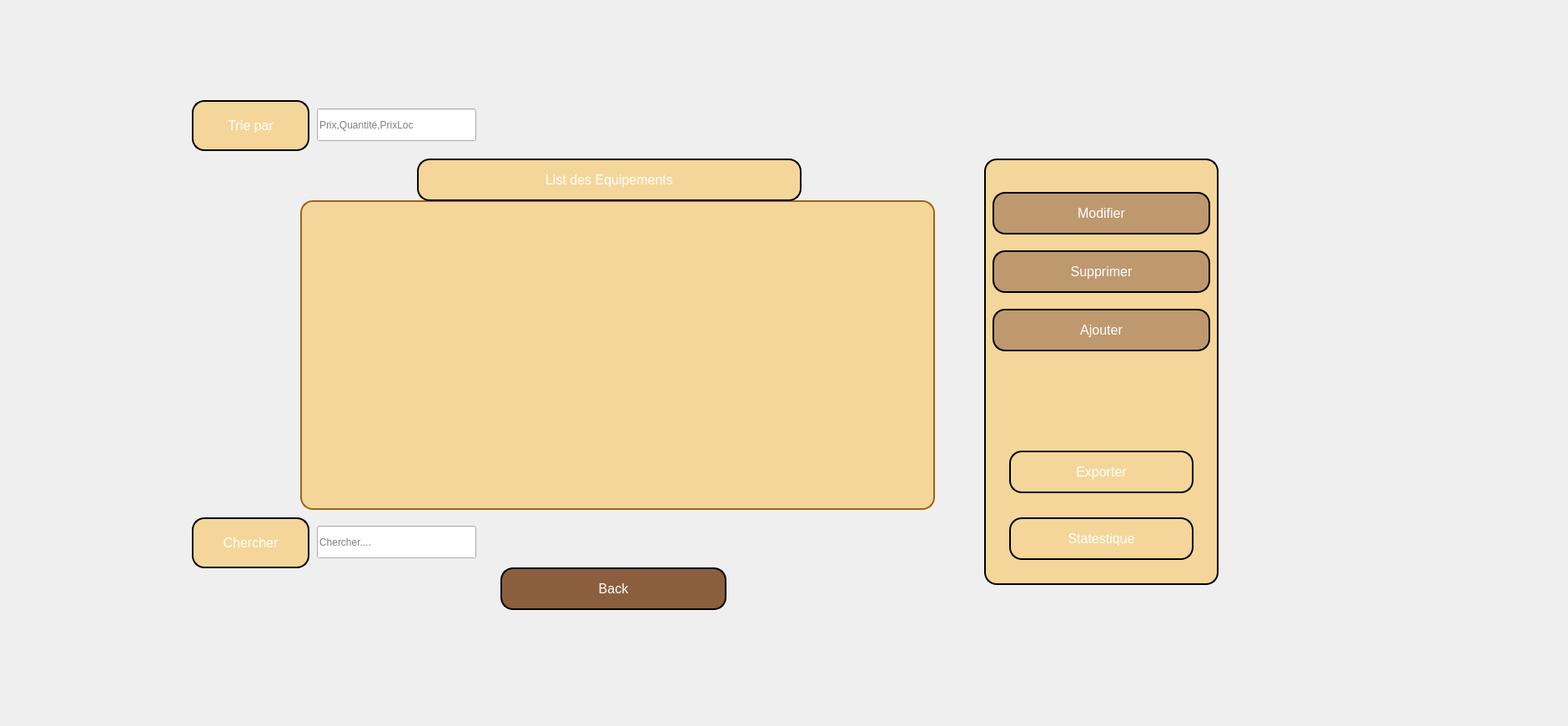
    <widget class="QWidget" name="liste_eq">
     <widget class="QPushButton" name="pushButton_20eq">
      <property name="geometry">
       <rect>
        <x>230</x>
        <y>120</y>
        <width>141</width>
        <height>61</height>
       </rect>
      </property>
      <property name="styleSheet">
       <string notr="true">QPushButton {
    font-size: 12pt; /* Larger font size */
    border: 2px solid #000000; /* Black border */
    border-radius: 15px; /* Rounded corners */
    padding: 12px 24px; /* Increased padding for better spacing */
    color: #ffffff; /* White text */
    background-color: #f4d69a; /* Gold background */
}

QPushButton:hover {
    background-color: #e0b75e; /* Lighter gold on hover */
}

QPushButton:pressed {
    background-color: #d0a04c; /* Slightly darker gold when pressed */
}
</string>
      </property>
      <property name="text">
       <string>Trie par</string>
      </property>
     </widget>
     <widget class="QPushButton" name="Supprimer_Buttoneq">
      <property name="geometry">
       <rect>
        <x>1190</x>
        <y>300</y>
        <width>261</width>
        <height>51</height>
       </rect>
      </property>
      <property name="styleSheet">
       <string notr="true">QPushButton {
    font-size: 12pt; /* Larger font size */
    border: 2px solid #000000; /* Black border */
    border-radius: 15px; /* Rounded corners */
    padding: 12px 24px; /* Increased padding for better spacing */
    color: #ffffff; /* White text */
    background-color: #be996f; /* Gold background */
}

QPushButton:hover {
    background-color: #8b5f3d; /* Darker gold on hover */
}

QPushButton:pressed {
    background-color: #9e4b0f; /* Darker gold when pressed */
}
</string>
      </property>
      <property name="text">
       <string>Supprimer</string>
      </property>
     </widget>
     <widget class="QLineEdit" name="trie">
      <property name="geometry">
       <rect>
        <x>380</x>
        <y>130</y>
        <width>191</width>
        <height>39</height>
       </rect>
      </property>
      <property name="styleSheet">
       <string notr="true">QLineEdit#cinLineEdit_2 {
    font-size: 12pt; /* Font size */
    padding: 8px 12px; /* Padding */
    border: 2px solid #000000; /* Black border */
    border-radius: 15px; /* Rounded corners */
}

QLineEdit#cinLineEdit_2:focus {
    border-color: #0078d7; /* Border color when focused */
}
</string>
      </property>
      <property name="text">
       <string/>
      </property>
      <property name="placeholderText">
       <string>Prix,Quantité,PrixLoc</string>
      </property>
     </widget>
     <widget class="QTableView" name="tableView_2">
      <property name="geometry">
       <rect>
        <x>360</x>
        <y>240</y>
        <width>761</width>
        <height>371</height>
       </rect>
      </property>
      <property name="styleSheet">
       <string notr="true">QTableView {
    background-color: #f4d69a; /* Light brown background color */
    border: 2px solid #996515; /* Dark brown border with 2px width */
    border-radius: 15px; /* Border radius of 15px for rounded corners */
}

QTableView::item {
    color: #3a3a3a; /* Dark gray text color */
    font-family: Arial, sans-serif; /* Font family */
    font-size: 14px; /* Font size */
}

QTableView::item:selected {
    background-color: #e0b86e; /* Lighter brown background color for selected items */
}

QTableView::item:focus {
    background-color: #996515; /* Dark brown background color for focused items */
}

QScrollBar:vertical {
    border: 1px solid #996515; /* Dark brown border for vertical scrollbar */
    background: #f4d69a; /* Light brown background color for vertical scrollbar */
    width: 20px; /* Width of the vertical scrollbar */
    margin: 0px 0px 0px 0px; /* Margin */
}

QScrollBar::handle:vertical {
    background: #996515; /* Dark brown handle color for vertical scrollbar */
    min-height: 20px; /* Minimum height of the handle */
    border-radius: 10px; /* Border radius of the handle */
}

QScrollBar::handle:vertical:hover {
    background: #6b472e; /* Darker brown handle color for vertical scrollbar on hover */
}

QScrollBar::add-line:vertical {
    border: 1px solid #996515; /* Dark brown border for vertical scrollbar add line */
    background: #f4d69a; /* Light brown background color for vertical scrollbar add line */
    height: 20px; /* Height of the add line */
    subcontrol-position: bottom; /* Position at the bottom */
    subcontrol-origin: margin; /* Origin from the margin */
}

QScrollBar::sub-line:vertical {
    border: 1px solid #996515; /* Dark brown border for vertical scrollbar sub line */
    background: #f4d69a; /* Light brown background color for vertical scrollbar sub line */
    height: 20px; /* Height of the sub line */
    subcontrol-position: top; /* Position at the top */
    subcontrol-origin: margin; /* Origin from the margin */
}

QScrollBar::up-arrow:vertical, QScrollBar::down-arrow:vertical {
    border: 1px solid #996515; /* Dark brown border for vertical scrollbar arrows */
    width: 10px; /* Width of the arrows */
    height: 10px; /* Height of the arrows */
    background: #f4d69a; /* Light brown background color for arrows */
}

QScrollBar::add-page:vertical, QScrollBar::sub-page:vertical {
    background: none; /* No background for page */
}</string>
      </property>
     </widget>
     <widget class="QPushButton" name="ModifierButtoneq">
      <property name="geometry">
       <rect>
        <x>1190</x>
        <y>230</y>
        <width>261</width>
        <height>51</height>
       </rect>
      </property>
      <property name="styleSheet">
       <string notr="true">QPushButton {
    font-size: 12pt; /* Larger font size */
    border: 2px solid #000000; /* Black border */
    border-radius: 15px; /* Rounded corners */
    padding: 12px 24px; /* Increased padding for better spacing */
    color: #ffffff; /* White text */
    background-color: #be996f; /* Gold background */
}

QPushButton:hover {
    background-color: #8b5f3d; /* Darker gold on hover */
}

QPushButton:pressed {
    background-color: #9e4b0f; /* Darker gold when pressed */
}
</string>
      </property>
      <property name="text">
       <string>Modifier</string>
      </property>
     </widget>
     <widget class="QPushButton" name="rechercherButtoneq">
      <property name="geometry">
       <rect>
        <x>230</x>
        <y>620</y>
        <width>141</width>
        <height>61</height>
       </rect>
      </property>
      <property name="styleSheet">
       <string notr="true">QPushButton {
    font-size: 12pt; /* Larger font size */
    border: 2px solid #000000; /* Black border */
    border-radius: 15px; /* Rounded corners */
    padding: 12px 24px; /* Increased padding for better spacing */
    color: #ffffff; /* White text */
    background-color: #f4d69a; /* Gold background */
}

QPushButton:hover {
    background-color: #e0b75e; /* Lighter gold on hover */
}

QPushButton:pressed {
    background-color: #d0a04c; /* Slightly darker gold when pressed */
}
</string>
      </property>
      <property name="text">
       <string>Chercher</string>
      </property>
     </widget>
     <widget class="QPushButton" name="AjoutButtoneq">
      <property name="geometry">
       <rect>
        <x>1190</x>
        <y>370</y>
        <width>261</width>
        <height>51</height>
       </rect>
      </property>
      <property name="styleSheet">
       <string notr="true">QPushButton {
    font-size: 12pt; /* Larger font size */
    border: 2px solid #000000; /* Black border */
    border-radius: 15px; /* Rounded corners */
    padding: 12px 24px; /* Increased padding for better spacing */
    color: #ffffff; /* White text */
    background-color: #be996f; /* Gold background */
}

QPushButton:hover {
    background-color: #8b5f3d; /* Darker gold on hover */
}

QPushButton:pressed {
    background-color: #9e4b0f; /* Darker gold when pressed */
}
</string>
      </property>
      <property name="text">
       <string>Ajouter</string>
      </property>
     </widget>
     <widget class="QPushButton" name="stateq">
      <property name="geometry">
       <rect>
        <x>1210</x>
        <y>620</y>
        <width>221</width>
        <height>51</height>
       </rect>
      </property>
      <property name="styleSheet">
       <string notr="true">QPushButton {
    font-size: 12pt; /* Larger font size */
    border: 2px solid #000000; /* Black border */
    border-radius: 15px; /* Rounded corners */
    padding: 12px 24px; /* Increased padding for better spacing */
    color: #ffffff; /* White text */
    background-color: #f4d69a; /* Gold background */
}


</string>
      </property>
      <property name="text">
       <string>Statestique</string>
      </property>
     </widget>
     <widget class="QPushButton" name="pushButton_19eq">
      <property name="geometry">
       <rect>
        <x>1210</x>
        <y>540</y>
        <width>221</width>
        <height>51</height>
       </rect>
      </property>
      <property name="styleSheet">
       <string notr="true">QPushButton {
    font-size: 12pt; /* Larger font size */
    border: 2px solid #000000; /* Black border */
    border-radius: 15px; /* Rounded corners */
    padding: 12px 24px; /* Increased padding for better spacing */
    color: #ffffff; /* White text */
    background-color: #f4d69a; /* Gold background */
}


</string>
      </property>
      <property name="text">
       <string>Exporter</string>
      </property>
     </widget>
     <widget class="QPushButton" name="Back_gestioneq">
      <property name="geometry">
       <rect>
        <x>600</x>
        <y>680</y>
        <width>271</width>
        <height>51</height>
       </rect>
      </property>
      <property name="styleSheet">
       <string notr="true">QPushButton {
    font-size: 12pt; /* Larger font size */
    border: 2px solid #000000; /* Black border */
    border-radius: 15px; /* Rounded corners */
    padding: 12px 24px; /* Increased padding for better spacing */
    color: #ffffff; /* White text */
    background-color: #8b5f3d; /* Gold background */
}

QPushButton:hover {
    background-color: #9e4b0f; /* Darker gold on hover */
}

QPushButton:pressed {
    background-color: #9e4b0f; /* Darker gold when pressed */
}
</string>
      </property>
      <property name="text">
       <string>Back</string>
      </property>
     </widget>
     <widget class="QLineEdit" name="recherche">
      <property name="geometry">
       <rect>
        <x>380</x>
        <y>630</y>
        <width>191</width>
        <height>39</height>
       </rect>
      </property>
      <property name="styleSheet">
       <string notr="true">QLineEdit#cinLineEdit {
    font-size: 12pt; /* Font size */
    padding: 8px 12px; /* Padding */
    border: 2px solid #000000; /* Black border */
    border-radius: 15px; /* Rounded corners */
}

QLineEdit#cinLineEdit:focus {
    border-color: #0078d7; /* Border color when focused */
}
</string>
      </property>
      <property name="text">
       <string/>
      </property>
      <property name="placeholderText">
       <string>Chercher....</string>
      </property>
     </widget>
     <widget class="QPushButton" name="pushButton_14">
      <property name="geometry">
       <rect>
        <x>1180</x>
        <y>190</y>
        <width>281</width>
        <height>511</height>
       </rect>
      </property>
      <property name="styleSheet">
       <string notr="true">QPushButton {
    font-size: 12pt; /* Larger font size */
    border: 2px solid #000000; /* Black border */
    border-radius: 15px; /* Rounded corners */
    padding: 12px 24px; /* Increased padding for better spacing */
    color: #ffffff; /* White text */
    background-color: #f4d69a; /* Gold background */
}

</string>
      </property>
      <property name="text">
       <string/>
      </property>
     </widget>
     <widget class="QPushButton" name="pushButtoneq">
      <property name="geometry">
       <rect>
        <x>500</x>
        <y>190</y>
        <width>461</width>
        <height>51</height>
       </rect>
      </property>
      <property name="styleSheet">
       <string notr="true">QPushButton {
    font-size: 12pt; /* Larger font size */
    border: 2px solid #000000; /* Black border */
    border-radius: 15px; /* Rounded corners */
    padding: 10px 20px; /* Padding */
    color: #ffffff; /* White text */
    background-color: #f4d69a; /* Gold background */
}

QPushButton:hover {
    background-color: #e0b75e; /* Lighter gold on hover */
}

QPushButton:pressed {
    background-color: #d0a04c; /* Slightly darker gold when pressed */
}
</string>
      </property>
      <property name="text">
       <string>List des Equipements</string>
      </property>
     </widget>
     <widget class="QLabel" name="label_99">
      <property name="geometry">
       <rect>
        <x>1500</x>
        <y>30</y>
        <width>291</width>
        <height>241</height>
       </rect>
      </property>
      <property name="text">
       <string/>
      </property>
      <property name="pixmap">
       <pixmap>../../Downloads/422871135_3753649611547138_2993912555110327539_n-removebg-preview.png</pixmap>
      </property>
      <property name="scaledContents">
       <bool>true</bool>
      </property>
     </widget>
     <widget class="QLabel" name="label_102">
      <property name="geometry">
       <rect>
        <x>150</x>
        <y>40</y>
        <width>1721</width>
        <height>821</height>
       </rect>
      </property>
      <property name="text">
       <string/>
      </property>
      <property name="pixmap">
       <pixmap>../../Downloads/fablab-1020x512.jpg</pixmap>
      </property>
      <property name="scaledContents">
       <bool>true</bool>
      </property>
     </widget>
     <zorder>label_102</zorder>
     <zorder>pushButton_14</zorder>
     <zorder>pushButton_20eq</zorder>
     <zorder>Supprimer_Buttoneq</zorder>
     <zorder>trie</zorder>
     <zorder>tableView_2</zorder>
     <zorder>ModifierButtoneq</zorder>
     <zorder>rechercherButtoneq</zorder>
     <zorder>AjoutButtoneq</zorder>
     <zorder>stateq</zorder>
     <zorder>pushButton_19eq</zorder>
     <zorder>Back_gestioneq</zorder>
     <zorder>recherche</zorder>
     <zorder>pushButtoneq</zorder>
     <zorder>label_99</zorder>
    </widget>
